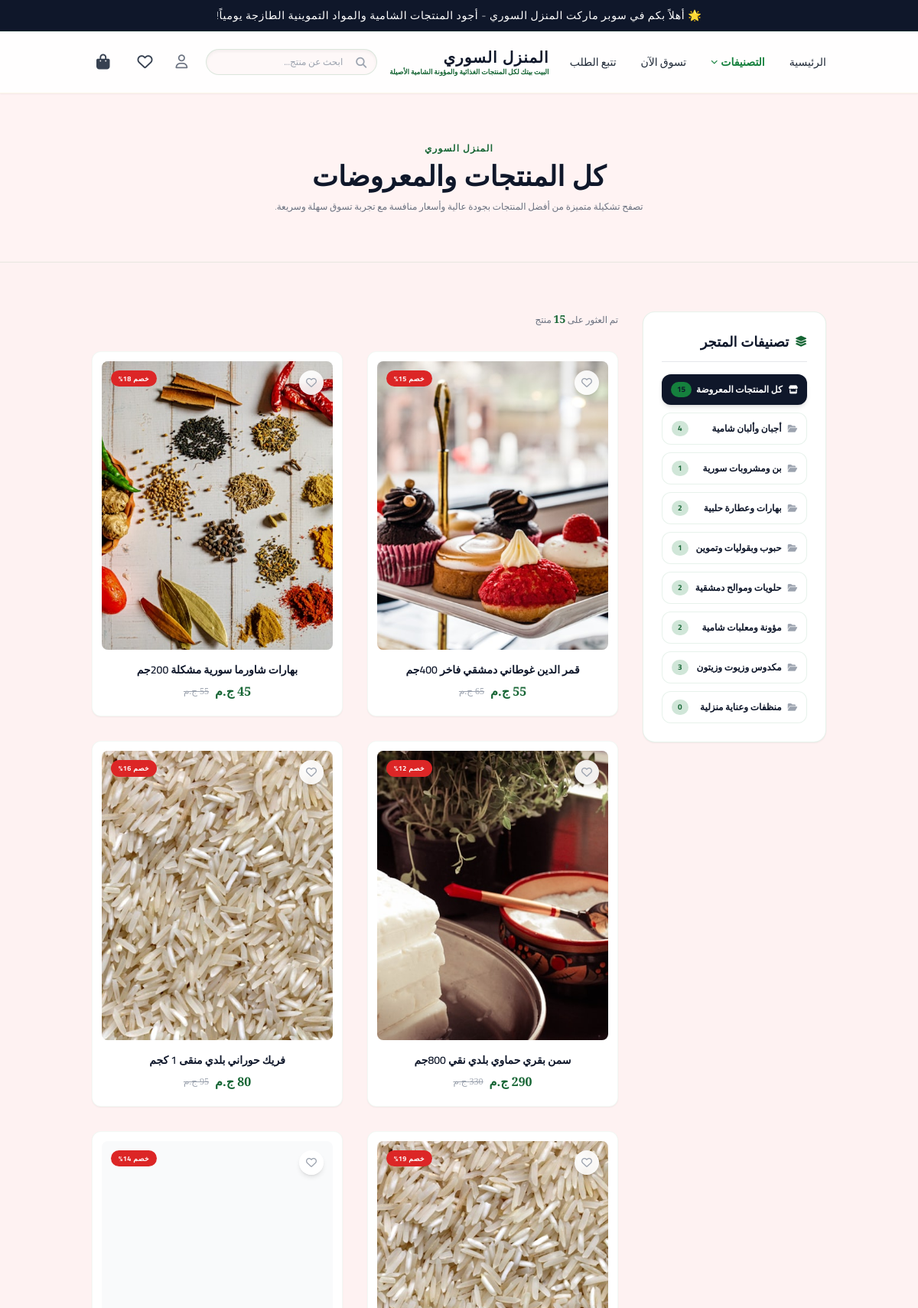
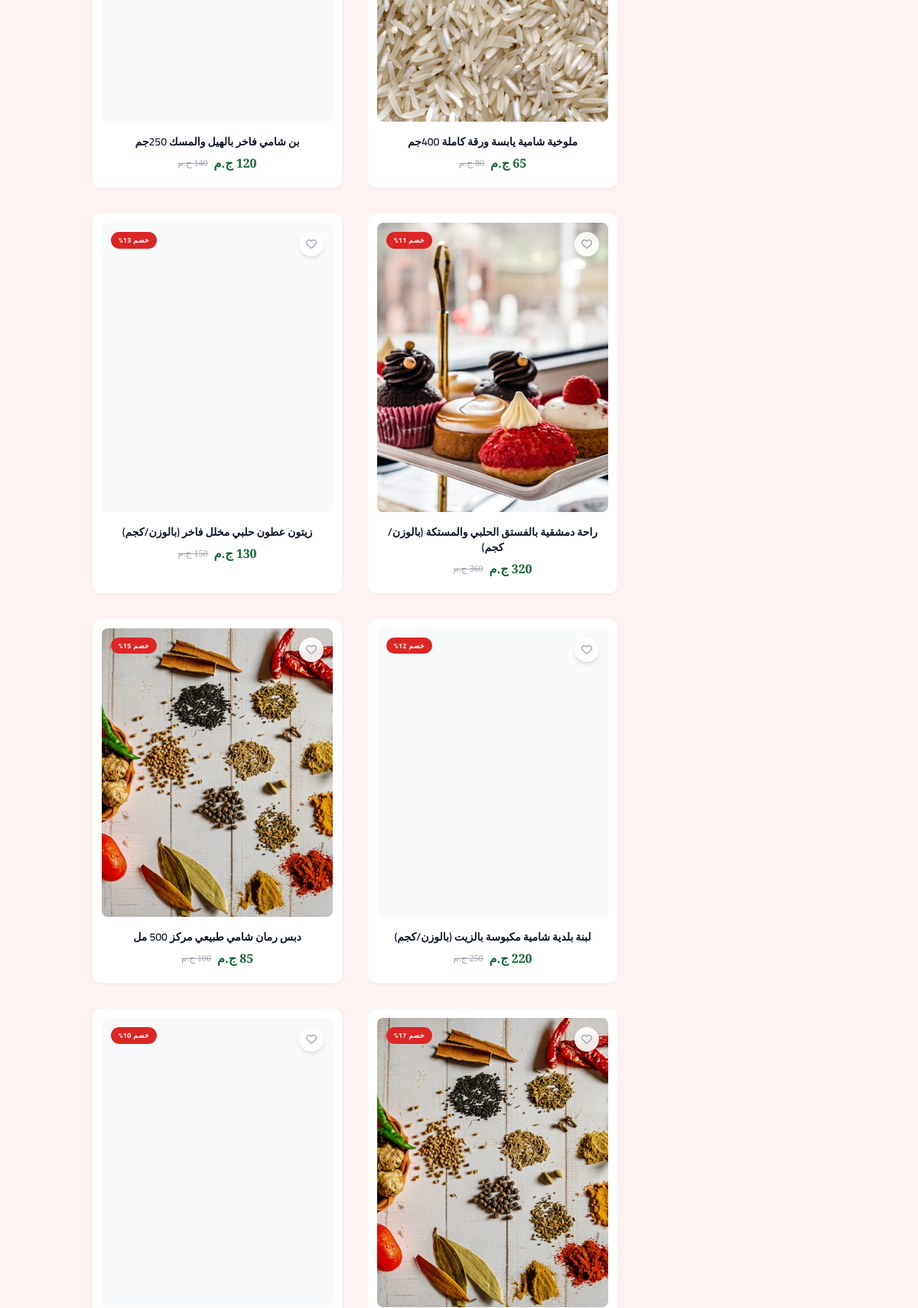
The page /shop.php (upper part) on the database its author committed (2 pictures, top to bottom).
### tables this page shows
CREATE TABLE products (
            id INTEGER PRIMARY KEY AUTOINCREMENT, name VARCHAR(255) NOT NULL, category VARCHAR(100) NOT NULL,
            description TEXT, price DECIMAL(10,2) NOT NULL, old_price DECIMAL(10,2) DEFAULT NULL, image_url VARCHAR(500), created_at TIMESTAMP DEFAULT CURRENT_TIMESTAMP
        , sub_category VARCHAR(100) DEFAULT NULL, barcode VARCHAR(100) DEFAULT NULL, barcode2 VARCHAR(100) DEFAULT NULL, barcode3 VARCHAR(100) DEFAULT NULL, all_barcodes TEXT DEFAULT NULL, local_code VARCHAR(50) DEFAULT NULL, cost DECIMAL(10,2) DEFAULT 0, stock DECIMAL(10,2) DEFAULT 100, is_pos_visible TINYINT(1) DEFAULT 1, synced INT DEFAULT 1, is_weight_based TINYINT(1) DEFAULT 0, weight_unit VARCHAR(50) DEFAULT 'كيلو', weight_options TEXT DEFAULT NULL);

### shop.php (the view, shortened to what the rows shown need)
<?php
require_once 'config.php';
require_once __DIR__ . '/storefront_helpers.php';
$vis_sql = storefrontVisibleProductSql();
$cat = isset($_GET['category']) ? trim($_GET['category']) : '';
$sub_cat = isset($_GET['sub_category']) ? trim($_GET['sub_category']) : '';
$search = isset($_GET['search']) ? trim($_GET['search']) : '';
$query = "SELECT * FROM products WHERE {$vis_sql}";
$params = [];
$query .= " ORDER BY id DESC";
$per_page = 24;
$page = max(1, (int)($_GET['page'] ?? 1));
$offset = ($page - 1) * $per_page;
$query .= " LIMIT {$per_page} OFFSET {$offset}";
$stmt = $pdo->prepare($query);
$stmt->execute($params);
$products = $stmt->fetchAll(PDO::FETCH_ASSOC);
include 'header.php';
?>
<div class="bg-royal-sand/40 py-12 md:py-16 text-center border-b border-royal-gold/10">
    <div class="container mx-auto px-4">
        <h2 class="text-3xl md:text-4xl font-serif text-royal-dark font-bold">
            <?php
            if (!empty($sub_cat)) {
                echo htmlspecialchars($cat ? $cat . ' / ' . $sub_cat : $sub_cat);
            } elseif (!empty($cat)) {
                echo htmlspecialchars($cat);
            } elseif (!empty($search)) {
                echo 'نتائج البحث عن: "' . htmlspecialchars($search) . '"';
            } else {
                echo 'كل المنتجات والمعروضات';
            }
            ?>
        </h2>
    </div>
</div>
<div class="container mx-auto px-4 md:px-8 py-10 md:py-16">
    <div class="flex flex-col lg:flex-row gap-8">
        <main class="flex-grow">
            <?php if(empty($products)): ?>
                <div class="text-center py-24 bg-white rounded-2xl border border-royal-gold/10 shadow-sm">
                    <i class="fa-regular fa-folder-open text-6xl text-gray-200 mb-6"></i>
                    <h3 class="text-xl text-gray-500 font-serif mb-3 font-semibold">عذراً، لا توجد منتجات متوفرة حالياً</h3>
                    <p class="text-gray-400 text-xs max-w-xs mx-auto mb-8 font-light leading-relaxed">المتجر جاهز ومفرغ بالكامل، يمكنك إضافة منتجات جديدة من لوحة التحكم.</p>
                    <a href="shop.php" class="bg-royal-charcoal text-white px-8 py-3.5 text-xs font-bold tracking-widest uppercase hover:bg-royal-gold hover:text-royal-charcoal transition-all shadow-md rounded-xl btn-shine">تصفح كل المنتجات</a>
                </div>
            <?php else: ?>
                <div class="grid grid-cols-1 sm:grid-cols-2 xl:grid-cols-3 gap-8">
                    <?php foreach($products as $p): $p['image_url'] = resolveProductDisplayImage($pdo, $p); ?>
                        <div class="product-card group relative flex flex-col bg-white rounded-xl overflow-hidden shadow-sm border border-royal-gold/5 p-3 hover:shadow-lg transition-shadow">
                            <a href="product.php?id=<?php echo $p['id']; ?>" class="product-image-container block overflow-hidden bg-gray-50 aspect-[4/5] relative rounded-lg">
                                <?php if($p['old_price'] && $p['old_price'] > $p['price']): $discount = round((($p['old_price'] - $p['price']) / $p['old_price']) * 100); ?>
                                    <span class="absolute top-3 left-3 bg-red-600 text-white text-[9px] font-bold tracking-wider py-1 px-2.5 rounded-full z-10">خصم <?php echo $discount; ?>%</span>
                                <?php endif; ?>
                                <button type="button" onclick="toggleWishlist(event, <?php echo $p['id']; ?>)" class="absolute top-3 right-3 w-8 h-8 rounded-full bg-white/90 backdrop-blur-sm flex items-center justify-center shadow-md transition-all z-20 focus:outline-none hover:scale-110">
                                    <i class="<?php echo in_wishlist($p['id']) ? 'fa-solid text-red-500' : 'fa-regular text-gray-400'; ?> fa-heart text-sm"></i>
                                </button>
                        <?php
                        $hover_img = getProductHoverImage($p['id'], $p['image_url']);
                        $has_hover = ($hover_img !== $p['image_url']);
                        ?>
                        <div class="relative w-full h-full">
                            <img src="<?php echo htmlspecialchars($p['image_url'] ?: 'placeholder.php?w=800&h=1000'); ?>" class="w-full h-full object-cover transition-all duration-700 <?php echo $has_hover ? 'group-hover:scale-105 group-hover:opacity-0' : ''; ?>" alt="<?php echo htmlspecialchars($p['name']); ?>" loading="lazy" decoding="async">
                        </div>
                            </a>
                            <div class="pt-4 pb-2 text-center">
                                <a href="product.php?id=<?php echo $p['id']; ?>" class="block text-sm font-semibold text-royal-dark mb-1.5 hover:text-royal-gold transition-colors duration-300"><?php echo htmlspecialchars($p['name']); ?></a>
                                <div class="flex justify-center items-center gap-2">
                                    <span class="text-royal-darkgold font-serif text-base font-bold">
                                        <?php echo htmlspecialchars($p['price']); ?> <?php echo htmlspecialchars($settings['store_currency'] ?? 'ج.م'); ?>
                                    </span>
                                    <?php if($p['old_price'] && $p['old_price'] > $p['price']): ?>
                                        <span class="text-gray-400 font-serif text-xs line-through"><?php echo htmlspecialchars($p['old_price']); ?> <?php echo htmlspecialchars($settings['store_currency'] ?? 'ج.م'); ?></span>
                                    <?php endif; ?>
                                </div>
                            </div>
                        </div>
                    <?php endforeach; ?>
                </div>
            <?php endif; ?>
        </main>
    </div>
</div>
<?php
include 'footer.php';
?>

### rows shown on the page
products: discount "15", image_url (picture), name "قمر الدين غوطاني دمشقي فاخر 400جم", price "55", old_price "65"
products: discount "18", image_url (picture), name "بهارات شاورما سورية مشكلة 200جم", price "45", old_price "55"
products: discount "12", image_url (picture), name "سمن بقري حماوي بلدي نقي 800جم", price "290", old_price "330"
products: discount "16", image_url (picture), name "فريك حوراني بلدي منقى 1 كجم", price "80", old_price "95"
products: discount "19", image_url (picture), name "ملوخية شامية يابسة ورقة كاملة 400جم", price "65", old_price "80"
products: discount "14", image_url (picture), name "بن شامي فاخر بالهيل والمسك 250جم", price "120", old_price "140"
products: discount "11", image_url (picture), name "راحة دمشقية بالفستق الحلبي والمستكة (بالوزن/كجم)", price "320", old_price "360"
products: discount "13", image_url (picture), name "زيتون عطون حلبي مخلل فاخر (بالوزن/كجم)", price "130", old_price "150"
products: discount "12", image_url (picture), name "لبنة بلدية شامية مكبوسة بالزيت (بالوزن/كجم)", price "220", old_price "250"
products: discount "15", image_url (picture), name "دبس رمان شامي طبيعي مركز 500 مل", price "85", old_price "100"
products: discount "17", image_url (picture)
products: discount "10", image_url (picture)

### other values the page prints
$announcement_bar "🌟 أهلاً بكم في سوبر ماركت المنزل السوري - أجود المنتجات الشامية والمواد التموينية الطازجة يومياً!"
$settings['store_name'] "المنزل السوري"
$settings['store_tagline'] "البيت بيتك لكل المنتجات الغذائية والمؤونة الشامية الأصيلة"
$mc['name'] "أجبان وألبان شامية"
$main_count "4"
$mc['name'] "بن ومشروبات سورية"
$main_count "1"
$mc['name'] "بهارات وعطارة حلبية"
$main_count "2"
$mc['name'] "حبوب وبقوليات وتموين"
$mc['name'] "حلويات وموالح دمشقية"
$mc['name'] "مؤونة ومعلبات شامية"
$mc['name'] "مكدوس وزيوت وزيتون"
$main_count "3"
$mc['name'] "منظفات وعناية منزلية"
